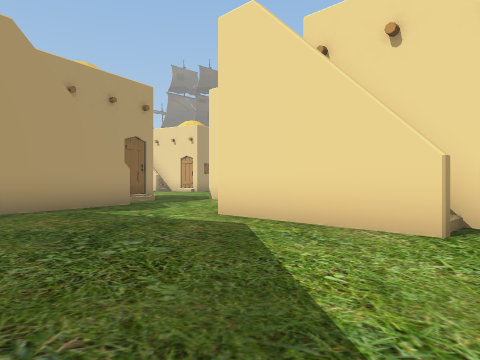
view 1 (above)

24 first-person views from a walk through a Unity game level. The camera is 1.2 m above the floor, looks level and sees 70° across. Doors are open. The floor is counted in squares, 2 m on a side. Each view is taken from the middle of a square. On the plan, view 1 faces up. The plan holds only what a view shows up to about 10 squares ahead; the rest is blank. The place goes on beyond the plan. The player character is not drawn. Some animated figures are left out. Some surface patterns are stand-ins.

view 2
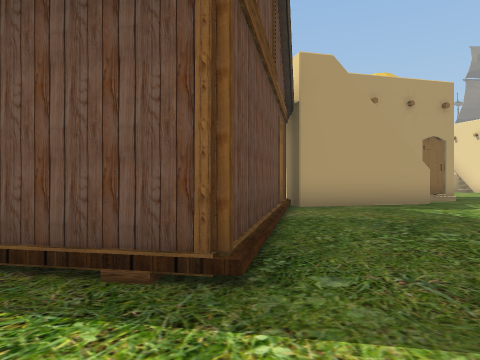

view 3
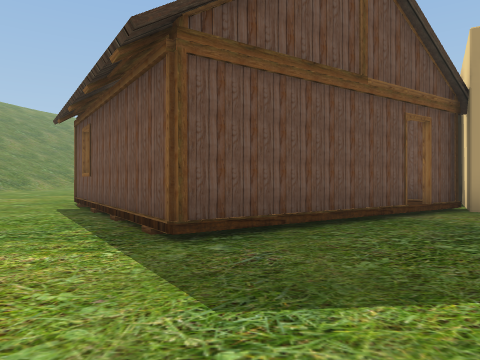

view 4
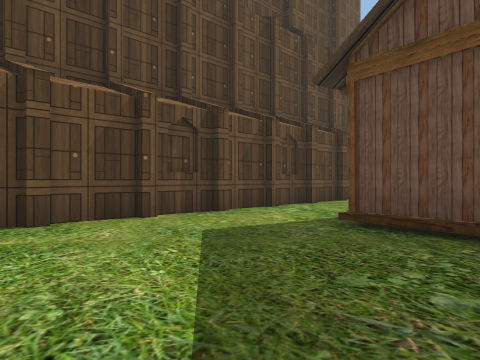

view 5
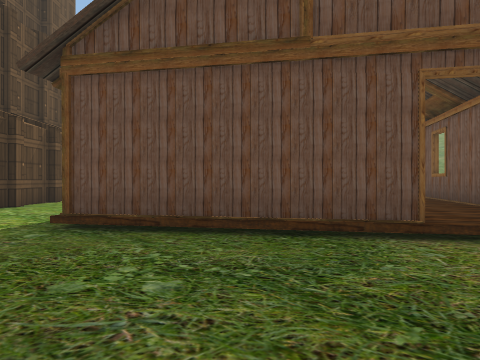

view 6
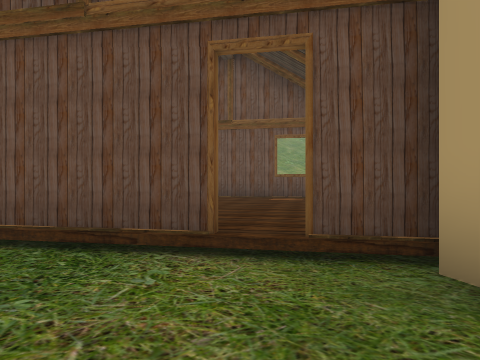

view 7
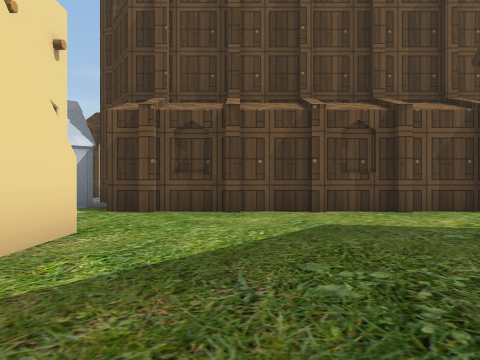

view 8
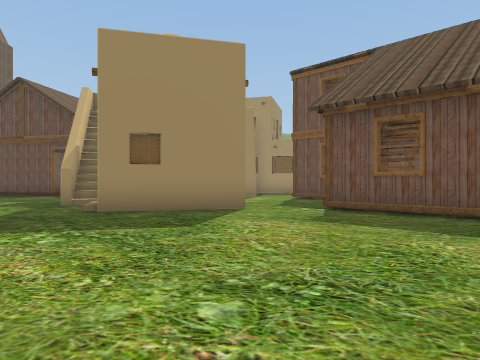

view 9
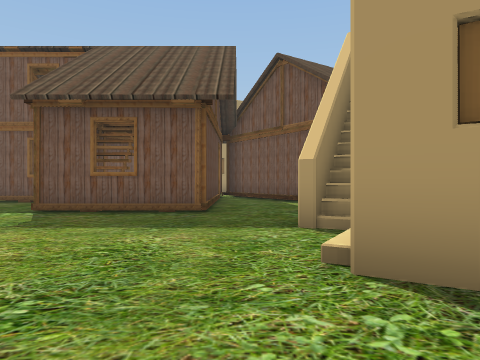

view 10
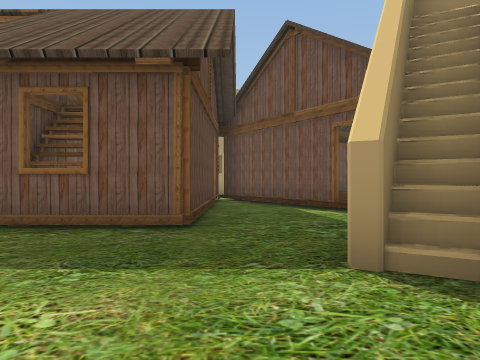

view 11
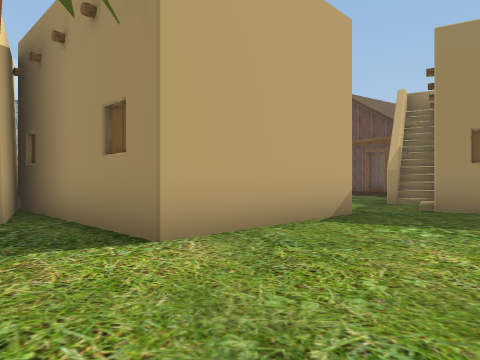

view 12
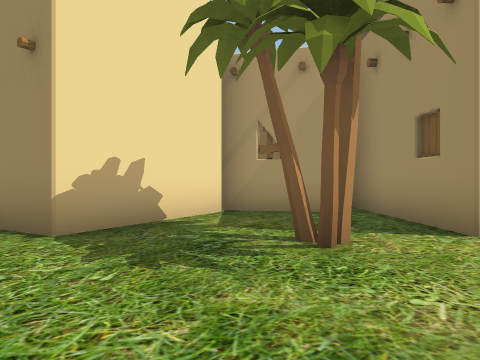

view 13
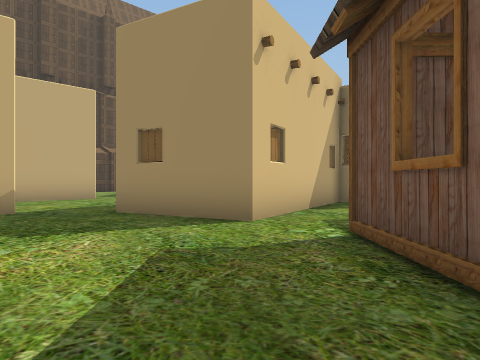

view 14
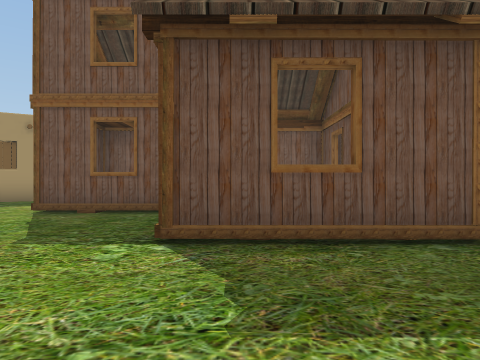

view 15
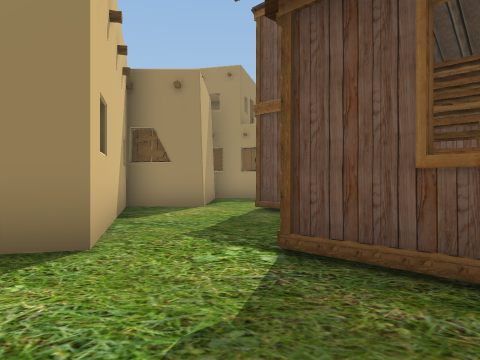

view 16
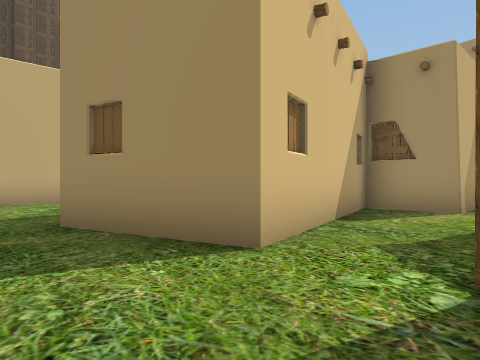

view 17
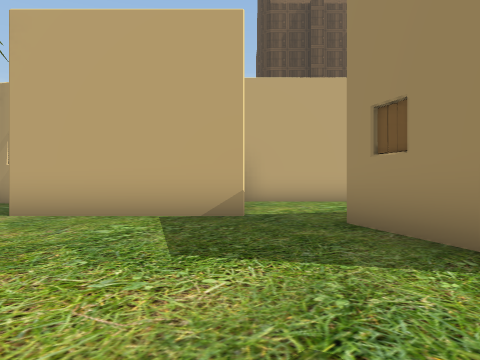

view 18
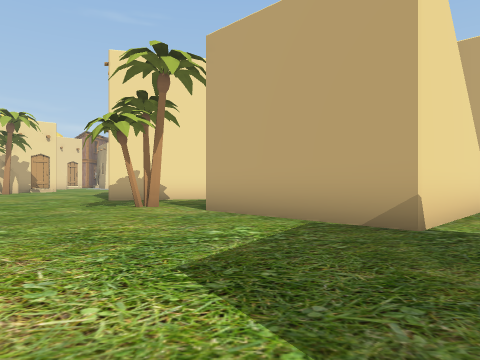

view 19
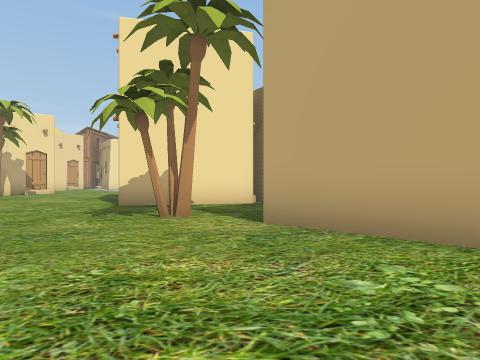

view 20
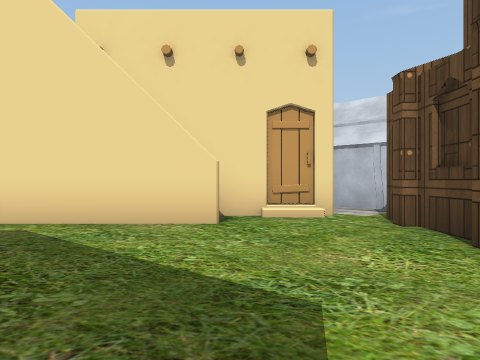

view 21
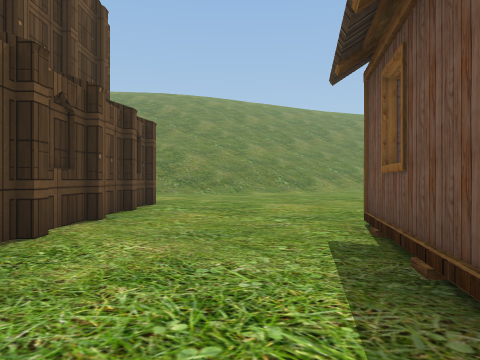

view 22
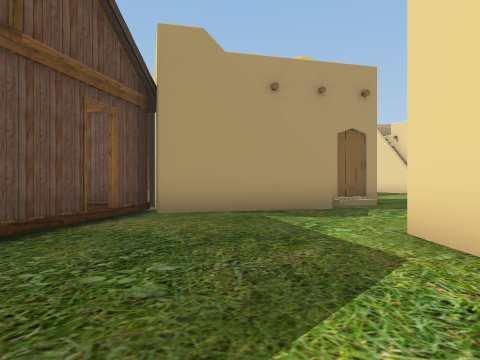

view 23
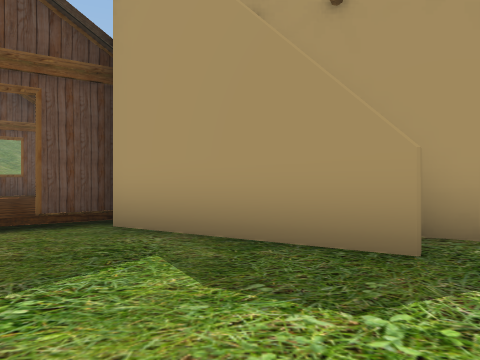

view 24
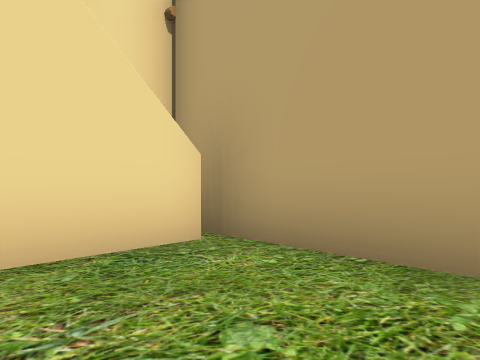

### Floor plan
Key: @ floor where view 1 was taken; # wall or solid block; . main floor; : floor 0.5 m higher than the main floor; / step, stairs or slope; v drop or lower ground; O other object.
Columns run from 13 left of view 1 to 8 right of it. Each row starts with its distance up from view 1.
 18   OO....O//#. ......
 17  OO...............##
 16  OOOOOOO..........#
 15  O    :O........O..#
 14  O  O :O...........#O
 13  O  OOOO......##...#O
 12  O :O.. #....#O #.O
 11  O :O..OO#...#   ##
 10  OOOO.## OO..##O  ##O
  9   . O #  #....#OO  O
  8 ####OOO O##...OO    v
  7  # O OO OOO...O     v
  6       OOO#...#OO
  5        OOO....##O
  4       OO:O.....O#O O O
  3     OO   OO......# O O
  2    OO     OO.....##OO
  1     O     :O....##  #
  0     OO    OO.@.##
 -1      O   OO...##
 -2        OOO...##
 -3       OO....##
 -4     .......##
 -5   ........##
 -6   .......##
 -7    .....##
 -8     ...##
 -9      ..#

Where each view was taken, in squares from view 1:
view 1: 0 up, 0 right, facing up
view 2: 1 down, 0 right, facing up-left
view 3: 1 up, 2 right, facing left
view 4: 5 up, 0 right, facing down
view 5: 5 up, 0 right, facing down-left
view 6: 6 up, 2 left, facing down-left
view 7: 5 up, 2 left, facing down-right
view 8: 17 up, 0 right, facing down-left
view 9: 17 up, 0 right, facing left
view 10: 17 up, 2 left, facing left
view 11: 17 up, 1 right, facing down
view 12: 18 up, 1 right, facing down-right
view 13: 17 up, 5 left, facing down
view 14: 14 up, 3 left, facing left
view 15: 15 up, 4 left, facing down-left
view 16: 15 up, 5 left, facing down
view 17: 15 up, 5 left, facing down-right
view 18: 13 up, 5 left, facing right
view 19: 14 up, 3 left, facing right
view 20: 0 up, 1 left, facing up-right
view 21: 1 down, 2 left, facing down-left
view 22: 2 up, 1 right, facing up-left
view 23: 7 up, 0 right, facing left
view 24: 8 up, 2 left, facing right
